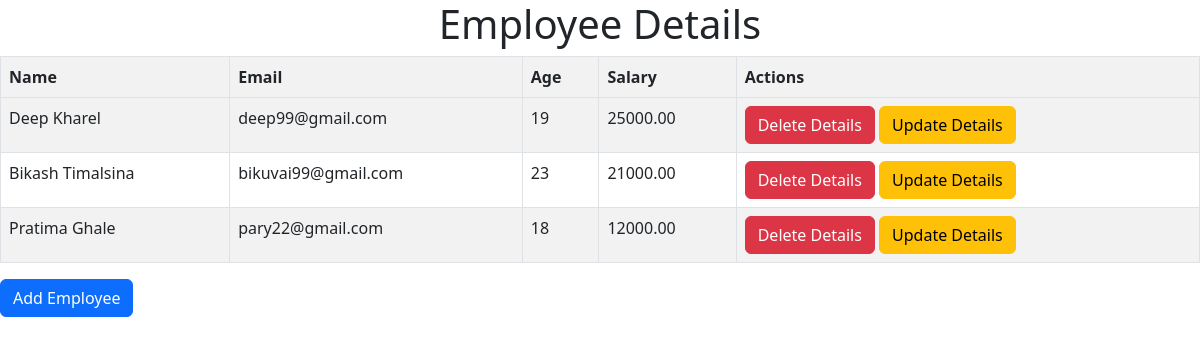
The page / on the database its author committed.
### EmployeeManagementSystem/models.py (models this page shows)
class Employee(models.Model):
    full_name = models.CharField(max_length=20)
    email = models.CharField(unique=True)
    age = models.IntegerField()
    salary = models.DecimalField(max_digits=10, decimal_places=2)

### EmployeeManagementSystem/views.py (the view)
# urls.py: path('',views.employee_list, name= 'employee_list'),
def employee_list(request):
    employees = Employee.objects.all()
    return render(request,'employees/employee_list.html',{'employees':employees})

### EmployeeManagementSystem/templates/employees/employee_list.html (shortened to what this page needs)
<!DOCTYPE html>
<html lang="en">
<head>
     <link rel="stylesheet" href="https://cdn.jsdelivr.net/npm/bootstrap@5.3.0/dist/css/bootstrap.min.css">
</head>
<body>
    <h1 style="text-align:center;" >Employee Details</h1>
<table class="table table-bordered table-striped">
    <tr>
        <th>Name</th>
        <th>Email</th>
        <th>Age</th>
        <th>Salary</th>
        <th>Actions</th>
    </tr>
<tbody>
    {% for e in employees %}
    <tr>
        <td>{{e.full_name}}</td>
        <td>{{e.email}}</td>
        <td>{{e.age}}</td>
        <td>{{e.salary}}</td>
        <td>
            <a href="{% url 'delete_employee' e.id %}" class="btn btn-danger">Delete Details</a>
            <a href="{% url 'update_employee' e.id %}" class ="btn btn-warning"">Update Details</a>
        </td>
    </tr>
    {% endfor %}
</tbody>
</table>
<a href="{% url 'add_employee' %}" class="btn btn-primary">Add Employee</a>
</body>
</html>

### rows shown on the page
Employee: full_name "Deep Kharel", email "deep99@gmail.com", age "19", salary "25000.00"
Employee: full_name "Bikash Timalsina", email "bikuvai99@gmail.com", age "23", salary "21000.00"
Employee: full_name "Pratima Ghale", email "pary22@gmail.com", age "18", salary "12000.00"
